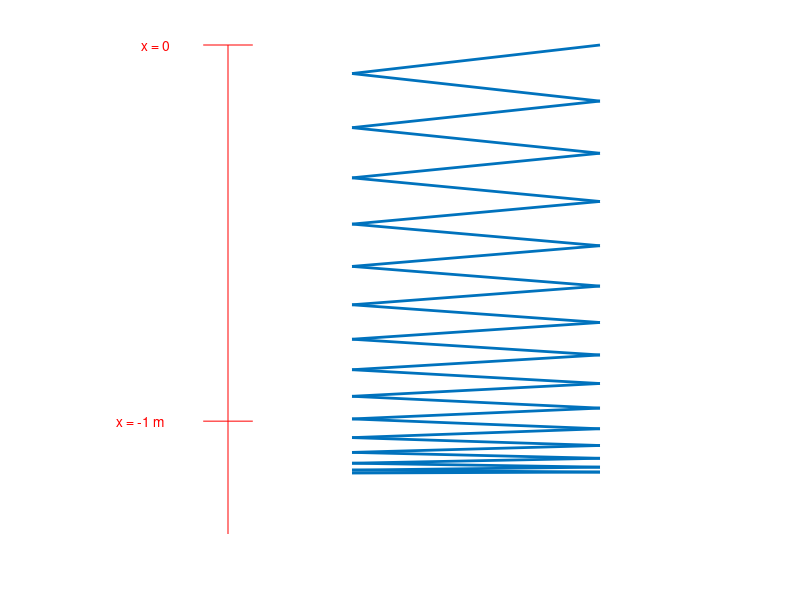

Reproduce this figure in MATLAB.
function zN = slinky(N)
% SLINKY  Compute configuration of N masses with springs between,
% hanging vertically, scaled so that as N -> infinity, the result
% is slinky-like.  Draw a nice picture of it.

if nargin < 1, N=30; end  % if user does not give N, choose it

g = 9.81;      % m s-2     table
m = 0.1;       % kg        measured total mass
L = 0.06;      % cm        measured relaxed length

k0 = 0.025;    % N         *roughly* estimated spring constant scale;
               %           note that extended length is 1.06 m

dx = L / N;         % m       x is unstretched location of piece
dm = m / N;         % kg      mass of each piece; = lambda * dx
k = k0 / dx;        % N m-1   spring constant for each piece

% set up linear system  A z = b
b = zeros(N,1);
A = sparse(N,N);
A(1,1) = 1;
b(1) = 0;
for i = 2:N-1
  % force balance:  0 = - k (z(i) - z(i-1)) + k (z(i+1) - z(i)) + dm g
  A(i,[i-1 i i+1]) = [k, -2*k, k];
  b(i) = - dm * g;
end
A(N,[N-1 N]) = [k, -k];
b(N) = - dm * g;

z = A \ b;   % z(i) is vertical position of i-th mass
zN = z(N);   % the length of the slinky is returned by >> slinky(N)

% make a figure:  these are cute details only!
sign = 1;
w = ones(N,1);
for i=1:N
  w(i) = w(i) * sign;
  sign = sign * (-1);
end
plot(w+2,-z,'linewidth',2)  % draw slinky (blue is default)
hold on, plot([0 0],[-1.3 0],'r') % red axis with marks
plot([-0.2 0.2],[0 0],'r'),   text(-0.7,0,'x = 0','color','r')
plot([-0.2 0.2],[-1 -1],'r'), text(-0.9,-1,'x = -1 m','color','r')
hold off, axis([-1 4 -1.3 0]), axis off
